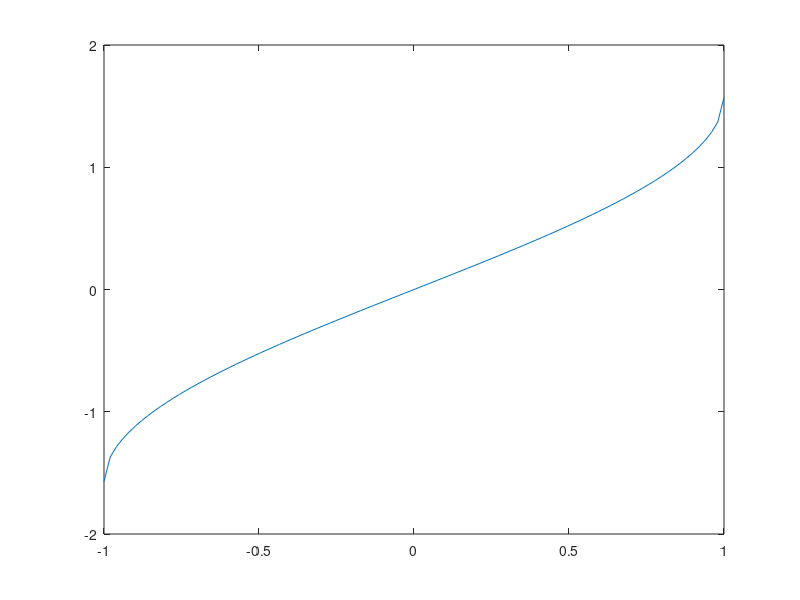

Write MATLAB code to recreate this figure.
% Regression test function (black blox) for FreeMat v4.0
% This function is autogenerated by helpgen.
function bbtest_success = bbtest_asin
  bbtest_success = 1;
NumErrors = 0;
try
  t = linspace(-1,1);

catch
  NumErrors = NumErrors + 1;
end
try
  plot(t,asin(t))

catch
  NumErrors = NumErrors + 1;
end
try
  mprint('asinplot');

catch
  NumErrors = NumErrors + 1;
end
if (NumErrors ~= 0) bbtest_success = 0; return; end
